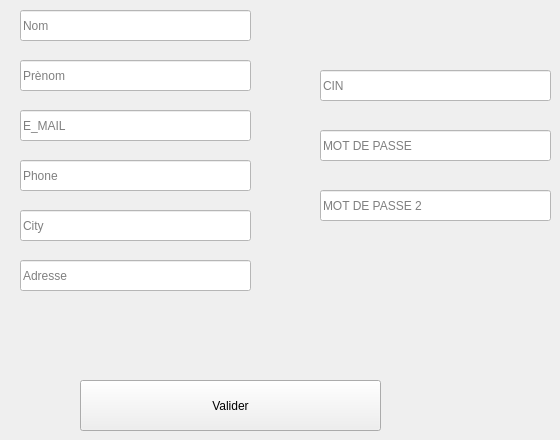
      <widget class="QWidget" name="tab_10">
       <attribute name="title">
        <string>Profile</string>
       </attribute>
       <widget class="QLineEdit" name="lineEdit_3">
        <property name="geometry">
         <rect>
          <x>20</x>
          <y>10</y>
          <width>231</width>
          <height>31</height>
         </rect>
        </property>
        <property name="styleSheet">
         <string notr="true">background-color: rgb(255, 255, 255);
font: 75 16pt &quot;MS Shell Dlg 2&quot;;</string>
        </property>
        <property name="placeholderText">
         <string>Nom</string>
        </property>
       </widget>
       <widget class="QLineEdit" name="lineEdit_4">
        <property name="geometry">
         <rect>
          <x>20</x>
          <y>60</y>
          <width>231</width>
          <height>31</height>
         </rect>
        </property>
        <property name="styleSheet">
         <string notr="true">background-color: rgb(255, 255, 255);
font: 75 16pt &quot;MS Shell Dlg 2&quot;;</string>
        </property>
        <property name="placeholderText">
         <string>Prènom</string>
        </property>
       </widget>
       <widget class="QLineEdit" name="lineEdit_5">
        <property name="geometry">
         <rect>
          <x>20</x>
          <y>110</y>
          <width>231</width>
          <height>31</height>
         </rect>
        </property>
        <property name="styleSheet">
         <string notr="true">background-color: rgb(255, 255, 255);
font: 75 16pt &quot;MS Shell Dlg 2&quot;;</string>
        </property>
        <property name="placeholderText">
         <string>E_MAIL</string>
        </property>
       </widget>
       <widget class="QPushButton" name="btn_profile_2">
        <property name="geometry">
         <rect>
          <x>80</x>
          <y>380</y>
          <width>301</width>
          <height>51</height>
         </rect>
        </property>
        <property name="text">
         <string>Valider</string>
        </property>
       </widget>
       <widget class="QLineEdit" name="lineEdit_7">
        <property name="geometry">
         <rect>
          <x>20</x>
          <y>160</y>
          <width>231</width>
          <height>31</height>
         </rect>
        </property>
        <property name="styleSheet">
         <string notr="true">background-color: rgb(255, 255, 255);
font: 75 16pt &quot;MS Shell Dlg 2&quot;;</string>
        </property>
        <property name="placeholderText">
         <string>Phone</string>
        </property>
       </widget>
       <widget class="QLineEdit" name="lineEdit_28">
        <property name="geometry">
         <rect>
          <x>20</x>
          <y>210</y>
          <width>231</width>
          <height>31</height>
         </rect>
        </property>
        <property name="styleSheet">
         <string notr="true">background-color: rgb(255, 255, 255);
font: 75 16pt &quot;MS Shell Dlg 2&quot;;</string>
        </property>
        <property name="placeholderText">
         <string>City</string>
        </property>
       </widget>
       <widget class="QLineEdit" name="lineEdit_30">
        <property name="geometry">
         <rect>
          <x>20</x>
          <y>260</y>
          <width>231</width>
          <height>31</height>
         </rect>
        </property>
        <property name="styleSheet">
         <string notr="true">background-color: rgb(255, 255, 255);
font: 75 16pt &quot;MS Shell Dlg 2&quot;;</string>
        </property>
        <property name="placeholderText">
         <string>Adresse</string>
        </property>
       </widget>
       <widget class="QLineEdit" name="lineEdit_53">
        <property name="geometry">
         <rect>
          <x>320</x>
          <y>70</y>
          <width>231</width>
          <height>31</height>
         </rect>
        </property>
        <property name="styleSheet">
         <string notr="true">background-color: rgb(255, 255, 255);
font: 75 16pt &quot;MS Shell Dlg 2&quot;;</string>
        </property>
        <property name="placeholderText">
         <string>CIN</string>
        </property>
       </widget>
       <widget class="QLineEdit" name="lineEdit_55">
        <property name="geometry">
         <rect>
          <x>320</x>
          <y>130</y>
          <width>231</width>
          <height>31</height>
         </rect>
        </property>
        <property name="styleSheet">
         <string notr="true">background-color: rgb(255, 255, 255);
font: 75 16pt &quot;MS Shell Dlg 2&quot;;</string>
        </property>
        <property name="echoMode">
         <enum>QLineEdit::Password</enum>
        </property>
        <property name="placeholderText">
         <string>MOT DE PASSE</string>
        </property>
       </widget>
       <widget class="QLineEdit" name="lineEdit_58">
        <property name="geometry">
         <rect>
          <x>320</x>
          <y>190</y>
          <width>231</width>
          <height>31</height>
         </rect>
        </property>
        <property name="styleSheet">
         <string notr="true">background-color: rgb(255, 255, 255);
font: 75 16pt &quot;MS Shell Dlg 2&quot;;</string>
        </property>
        <property name="echoMode">
         <enum>QLineEdit::Password</enum>
        </property>
        <property name="placeholderText">
         <string>MOT DE PASSE 2</string>
        </property>
       </widget>
      </widget>
